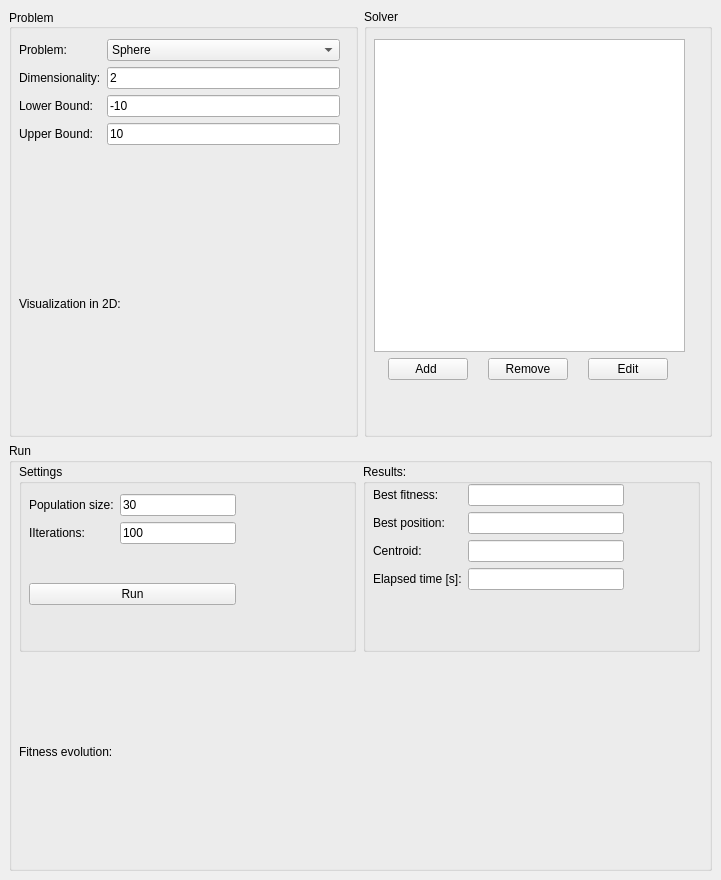
<?xml version="1.0" encoding="UTF-8"?>
<ui version="4.0">
 <class>MainWindow</class>
 <widget class="QMainWindow" name="MainWindow">
  <property name="geometry">
   <rect>
    <x>0</x>
    <y>0</y>
    <width>721</width>
    <height>880</height>
   </rect>
  </property>
  <property name="sizePolicy">
   <sizepolicy hsizetype="Fixed" vsizetype="Fixed">
    <horstretch>0</horstretch>
    <verstretch>0</verstretch>
   </sizepolicy>
  </property>
  <property name="windowTitle">
   <string>CUSTOMHyS Demo</string>
  </property>
  <property name="windowOpacity">
   <double>1.000000000000000</double>
  </property>
  <property name="locale">
   <locale language="English" country="UnitedStates"/>
  </property>
  <widget class="QWidget" name="centralwidget">
   <layout class="QGridLayout" name="gridLayout">
    <item row="0" column="0">
     <widget class="QGroupBox" name="qGroupProblem">
      <property name="title">
       <string>Problem</string>
      </property>
      <property name="alignment">
       <set>Qt::AlignLeading|Qt::AlignLeft|Qt::AlignVCenter</set>
      </property>
      <property name="flat">
       <bool>false</bool>
      </property>
      <property name="checkable">
       <bool>false</bool>
      </property>
      <widget class="QWidget" name="layoutWidget">
       <property name="geometry">
        <rect>
         <x>10</x>
         <y>30</y>
         <width>321</width>
         <height>351</height>
        </rect>
       </property>
       <layout class="QVBoxLayout" name="verticalLayout">
        <property name="sizeConstraint">
         <enum>QLayout::SetDefaultConstraint</enum>
        </property>
        <item>
         <layout class="QFormLayout" name="formLayout">
          <item row="0" column="0">
           <widget class="QLabel" name="label">
            <property name="text">
             <string>Problem:</string>
            </property>
           </widget>
          </item>
          <item row="0" column="1">
           <widget class="QComboBox" name="qProblemName">
            <item>
             <property name="text">
              <string>Sphere</string>
             </property>
            </item>
           </widget>
          </item>
          <item row="1" column="0">
           <widget class="QLabel" name="label_2">
            <property name="text">
             <string>Dimensionality:</string>
            </property>
           </widget>
          </item>
          <item row="1" column="1">
           <widget class="QLineEdit" name="qDimensionality">
            <property name="text">
             <string>2</string>
            </property>
           </widget>
          </item>
          <item row="2" column="0">
           <widget class="QLabel" name="label_7">
            <property name="text">
             <string>Lower Bound:</string>
            </property>
           </widget>
          </item>
          <item row="2" column="1">
           <widget class="QLineEdit" name="qLowBound">
            <property name="text">
             <string>-10</string>
            </property>
           </widget>
          </item>
          <item row="3" column="0">
           <widget class="QLabel" name="label_11">
            <property name="text">
             <string>Upper Bound:</string>
            </property>
           </widget>
          </item>
          <item row="3" column="1">
           <widget class="QLineEdit" name="qUppBound">
            <property name="text">
             <string>10</string>
            </property>
           </widget>
          </item>
         </layout>
        </item>
        <item>
         <widget class="QLabel" name="label_3">
          <property name="text">
           <string>Visualization in 2D:</string>
          </property>
         </widget>
        </item>
       </layout>
      </widget>
     </widget>
    </item>
    <item row="0" column="1">
     <widget class="QGroupBox" name="qGroupSolver">
      <property name="title">
       <string>Solver</string>
      </property>
      <widget class="QWidget" name="layoutWidget">
       <property name="geometry">
        <rect>
         <x>10</x>
         <y>30</y>
         <width>311</width>
         <height>341</height>
        </rect>
       </property>
       <layout class="QGridLayout" name="gridLayout_2">
        <item row="1" column="0">
         <layout class="QHBoxLayout" name="horizontalLayout_2">
          <property name="sizeConstraint">
           <enum>QLayout::SetFixedSize</enum>
          </property>
          <item>
           <widget class="QPushButton" name="qAdd">
            <property name="sizePolicy">
             <sizepolicy hsizetype="Fixed" vsizetype="Fixed">
              <horstretch>0</horstretch>
              <verstretch>0</verstretch>
             </sizepolicy>
            </property>
            <property name="text">
             <string>   Add    </string>
            </property>
           </widget>
          </item>
          <item>
           <widget class="QPushButton" name="qRem">
            <property name="sizePolicy">
             <sizepolicy hsizetype="Fixed" vsizetype="Fixed">
              <horstretch>0</horstretch>
              <verstretch>0</verstretch>
             </sizepolicy>
            </property>
            <property name="text">
             <string>Remove</string>
            </property>
           </widget>
          </item>
          <item>
           <widget class="QPushButton" name="qEdit">
            <property name="sizePolicy">
             <sizepolicy hsizetype="Fixed" vsizetype="Fixed">
              <horstretch>0</horstretch>
              <verstretch>0</verstretch>
             </sizepolicy>
            </property>
            <property name="text">
             <string>    Edit    </string>
            </property>
           </widget>
          </item>
         </layout>
        </item>
        <item row="0" column="0">
         <widget class="QListWidget" name="qMetaheuristic">
          <property name="font">
           <font>
            <pointsize>14</pointsize>
           </font>
          </property>
          <property name="cursor" stdset="0">
           <cursorShape>PointingHandCursor</cursorShape>
          </property>
          <property name="defaultDropAction">
           <enum>Qt::MoveAction</enum>
          </property>
          <property name="movement">
           <enum>QListView::Snap</enum>
          </property>
          <property name="isWrapping" stdset="0">
           <bool>true</bool>
          </property>
          <property name="viewMode">
           <enum>QListView::ListMode</enum>
          </property>
          <property name="modelColumn">
           <number>0</number>
          </property>
         </widget>
        </item>
       </layout>
      </widget>
     </widget>
    </item>
    <item row="1" column="0" colspan="2">
     <widget class="QGroupBox" name="qGroupRun">
      <property name="title">
       <string>Run</string>
      </property>
      <widget class="QWidget" name="">
       <property name="geometry">
        <rect>
         <x>10</x>
         <y>21</y>
         <width>681</width>
         <height>381</height>
        </rect>
       </property>
       <layout class="QVBoxLayout" name="runLayout">
        <item>
         <layout class="QHBoxLayout" name="horizontalLayout">
          <item>
           <widget class="QGroupBox" name="groupBox_4">
            <property name="title">
             <string>Settings</string>
            </property>
            <widget class="QWidget" name="layoutWidget">
             <property name="geometry">
              <rect>
               <x>10</x>
               <y>30</y>
               <width>207</width>
               <height>111</height>
              </rect>
             </property>
             <layout class="QVBoxLayout" name="verticalLayout_2">
              <item>
               <layout class="QFormLayout" name="formLayout_2">
                <item row="0" column="0">
                 <widget class="QLabel" name="label_4">
                  <property name="text">
                   <string>Population size:</string>
                  </property>
                 </widget>
                </item>
                <item row="0" column="1">
                 <widget class="QLineEdit" name="qPopulation">
                  <property name="text">
                   <string>30</string>
                  </property>
                 </widget>
                </item>
                <item row="1" column="0">
                 <widget class="QLabel" name="label_5">
                  <property name="text">
                   <string>IIterations:</string>
                  </property>
                 </widget>
                </item>
                <item row="1" column="1">
                 <widget class="QLineEdit" name="qIterations">
                  <property name="text">
                   <string>100</string>
                  </property>
                 </widget>
                </item>
               </layout>
              </item>
              <item>
               <widget class="QPushButton" name="qRunButton">
                <property name="text">
                 <string>Run</string>
                </property>
               </widget>
              </item>
             </layout>
            </widget>
           </widget>
          </item>
          <item>
           <spacer name="verticalSpacer">
            <property name="orientation">
             <enum>Qt::Vertical</enum>
            </property>
            <property name="sizeType">
             <enum>QSizePolicy::Fixed</enum>
            </property>
            <property name="sizeHint" stdset="0">
             <size>
              <width>1</width>
              <height>140</height>
             </size>
            </property>
           </spacer>
          </item>
          <item>
           <widget class="QGroupBox" name="groupBox_5">
            <property name="title">
             <string>Results:</string>
            </property>
            <widget class="QWidget" name="layoutWidget">
             <property name="geometry">
              <rect>
               <x>10</x>
               <y>20</y>
               <width>251</width>
               <height>121</height>
              </rect>
             </property>
             <layout class="QFormLayout" name="formLayout_3">
              <item row="0" column="0">
               <widget class="QLabel" name="label_6">
                <property name="text">
                 <string>Best fitness:</string>
                </property>
               </widget>
              </item>
              <item row="0" column="1">
               <widget class="QLineEdit" name="qInfo_Fitness"/>
              </item>
              <item row="1" column="0">
               <widget class="QLabel" name="label_8">
                <property name="text">
                 <string>Best position:</string>
                </property>
               </widget>
              </item>
              <item row="1" column="1">
               <widget class="QLineEdit" name="qInfo_Position"/>
              </item>
              <item row="2" column="0">
               <widget class="QLabel" name="label_9">
                <property name="text">
                 <string>Centroid:</string>
                </property>
               </widget>
              </item>
              <item row="2" column="1">
               <widget class="QLineEdit" name="qInfo_Centroid"/>
              </item>
              <item row="3" column="0">
               <widget class="QLabel" name="label_10">
                <property name="text">
                 <string>Elapsed time [s]:</string>
                </property>
               </widget>
              </item>
              <item row="3" column="1">
               <widget class="QLineEdit" name="qInfo_Time"/>
              </item>
             </layout>
            </widget>
           </widget>
          </item>
         </layout>
        </item>
        <item>
         <widget class="QLabel" name="label_12">
          <property name="text">
           <string>Fitness evolution:</string>
          </property>
         </widget>
        </item>
       </layout>
      </widget>
     </widget>
    </item>
   </layout>
  </widget>
 </widget>
 <resources/>
 <connections/>
</ui>
